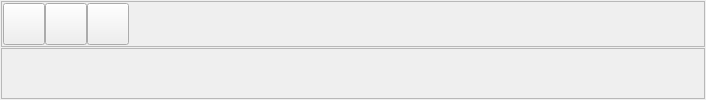
     <widget class="QWidget" name="tabDiscounts">
      <attribute name="title">
       <string>Discounts</string>
      </attribute>
      <layout class="QGridLayout">
       <property name="leftMargin">
        <number>1</number>
       </property>
       <property name="topMargin">
        <number>1</number>
       </property>
       <property name="rightMargin">
        <number>1</number>
       </property>
       <property name="bottomMargin">
        <number>1</number>
       </property>
       <property name="spacing">
        <number>1</number>
       </property>
       <item row="0" column="0">
        <widget class="QFrame" name="frameBtnsDiscount">
         <property name="sizePolicy">
          <sizepolicy hsizetype="Preferred" vsizetype="Minimum">
           <horstretch>0</horstretch>
           <verstretch>0</verstretch>
          </sizepolicy>
         </property>
         <property name="frameShape">
          <enum>QFrame::StyledPanel</enum>
         </property>
         <property name="frameShadow">
          <enum>QFrame::Raised</enum>
         </property>
         <layout class="QGridLayout">
          <property name="leftMargin">
           <number>1</number>
          </property>
          <property name="topMargin">
           <number>1</number>
          </property>
          <property name="rightMargin">
           <number>1</number>
          </property>
          <property name="bottomMargin">
           <number>1</number>
          </property>
          <property name="spacing">
           <number>0</number>
          </property>
          <item row="0" column="1">
           <widget class="QPushButton" name="btnDiscountEdit">
            <property name="minimumSize">
             <size>
              <width>42</width>
              <height>42</height>
             </size>
            </property>
            <property name="maximumSize">
             <size>
              <width>42</width>
              <height>42</height>
             </size>
            </property>
            <property name="text">
             <string/>
            </property>
           </widget>
          </item>
          <item row="0" column="3">
           <spacer name="spacer3_2_2_2">
            <property name="orientation">
             <enum>Qt::Horizontal</enum>
            </property>
            <property name="sizeType">
             <enum>QSizePolicy::Expanding</enum>
            </property>
            <property name="sizeHint" stdset="0">
             <size>
              <width>574</width>
              <height>31</height>
             </size>
            </property>
           </spacer>
          </item>
          <item row="0" column="0">
           <widget class="QPushButton" name="btnDiscountNew">
            <property name="minimumSize">
             <size>
              <width>42</width>
              <height>42</height>
             </size>
            </property>
            <property name="maximumSize">
             <size>
              <width>42</width>
              <height>42</height>
             </size>
            </property>
            <property name="text">
             <string/>
            </property>
           </widget>
          </item>
          <item row="0" column="2">
           <widget class="QPushButton" name="btnDiscountDelete">
            <property name="minimumSize">
             <size>
              <width>42</width>
              <height>42</height>
             </size>
            </property>
            <property name="maximumSize">
             <size>
              <width>42</width>
              <height>42</height>
             </size>
            </property>
            <property name="text">
             <string/>
            </property>
           </widget>
          </item>
         </layout>
        </widget>
       </item>
       <item row="1" column="0">
        <widget class="QFrame" name="frameDiscount">
         <property name="sizePolicy">
          <sizepolicy hsizetype="Expanding" vsizetype="Expanding">
           <horstretch>0</horstretch>
           <verstretch>0</verstretch>
          </sizepolicy>
         </property>
         <property name="frameShape">
          <enum>QFrame::StyledPanel</enum>
         </property>
         <property name="frameShadow">
          <enum>QFrame::Raised</enum>
         </property>
        </widget>
       </item>
      </layout>
     </widget>
